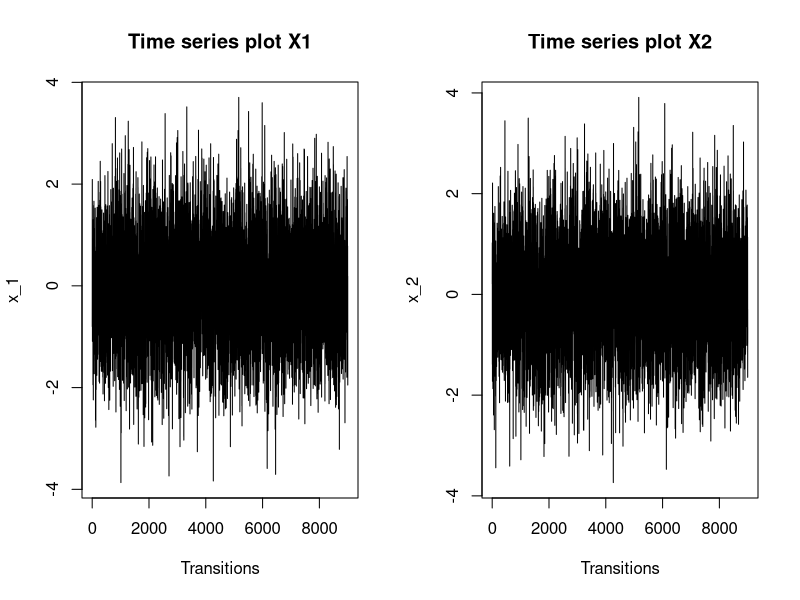
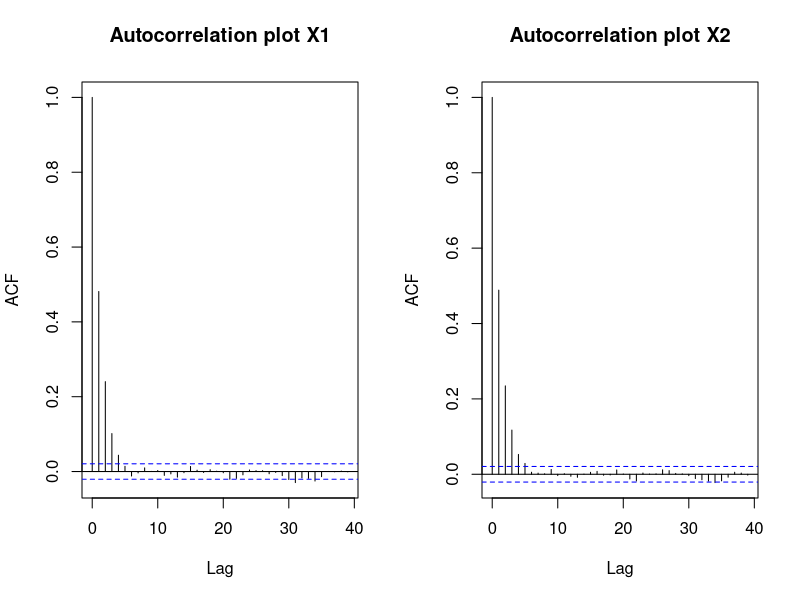
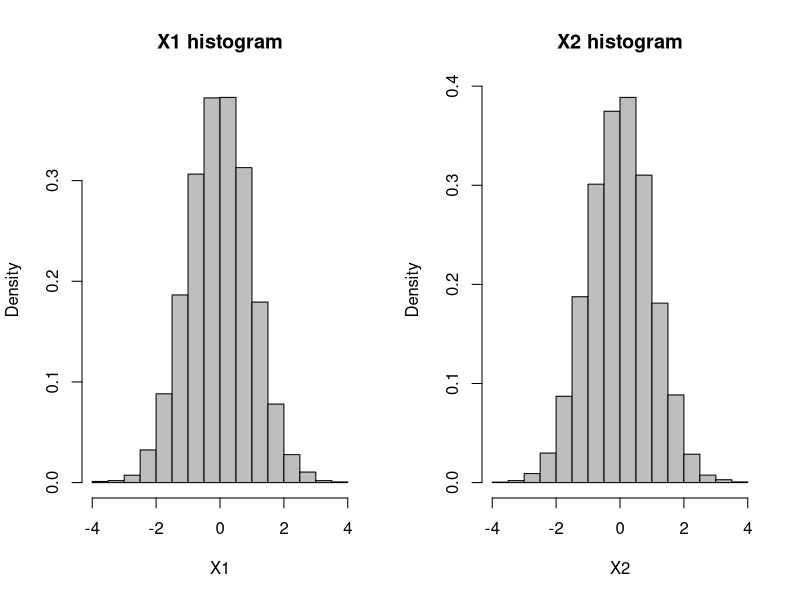

Generate these figures, in order, with R:
# CHAPTER   11 - Gibbs Sampling

# PROGRAM   11.4b - Gibbs Sampling (2D Exponential Example)

# SUMMARY   In this program we use the method of Gibbs Sampling in order to draw
#           a sequence of observations from a bivariate normal distribution with
#           probability density function defined by:
#
#           \mu = (0,0) and \Sigma = 1      \rho
#                                    \rho   1
#
#           The program is structured as follows...
#
#           SECTION 1 - We define a function / macro that will facilitate the 
#           operations of the Gibbs Sampling algorithm.
#
#           SECTION 2 - Running the function produced in the previous section 
#           and analyzing results






# Clear all variables before starting
rm(list = ls())





# SECTION 1 #
#------------------------------------------------------------------------------#
# Defining a function / macro that will facilitate the operations of the
# Gibbs Sampling algorithm. Parameter definitions:

    # n   = number of iterations / samples to take
    # rho = degree of correlation between variables X1 and X2 



# 1.1 - Defining the function
Gibbs_Algorithm <- function(n, rho){

  
  # 1.1a - Create blank output matrix Gibbs_Out with n-rows and 2 columns
  Gibbs_Out <- matrix(NA, nrow = n, ncol = 2)  # (n,2) matrix for output of chain
  
  
  
  # 1.1b - Initialize the chain by taking two values drawn from a standard normal
  # distribution and over-writing first row of the Gibbs_Out matrix.
  initial <- c( rnorm(1), rnorm(1) )
  Gibbs_Out[1,] <- initial

  
  
  # 1.1c - Obtain subsequent elements of the chain
  for (i in 2:n){
    
    # 1.1c1 - Isolate previous state of variable X2 
    old_X2 <- Gibbs_Out[i-1,2]

    # 1.1c2 - Sample a new value of X1 from its conditional distribution given
    # the previous value of X2
    New_X1 <- rnorm(1, mean = rho * old_X2, sd = sqrt(1 - rho^2)   )
    
    # 1.1c3 - Sample a new value of X2 from its conditional distribution given
    # the new value of X1
    New_X2 <- rnorm(1, mean = rho * New_X1, sd = sqrt(1 - rho^2)   )
    
    # 1.1c4 - Append the new values of X1 and X2 into a vector
    New_Vec <- c(New_X1, New_X2)
    
    # 1.1c5 - Overwrite the ith row of the Gibbs_Out matrix
    Gibbs_Out[i,] <- New_Vec
    }

  
  # 1.1d - Return the matrix named Gibbs_Out
  return( list(Gibbs_Out = Gibbs_Out) )
  
}






# SECTION 2 #
#------------------------------------------------------------------------------#
# Running the function produced in the previous section and analyzing results

# 2.1a - Define burn-in and number of elements of the chain to use after the
# burn-in has occurred.
burnin  <- 1000
mcmc    <- 9000


# 2.1b - Running the function
set.seed(12345)
Gibbs_Result <- Gibbs_Algorithm(n = burnin + mcmc, rho = 0.7)



# 2.1c - Refining the elements of the chain produced by the Metropolis-Hastings
# algorithm to just the elements after the burn-in
post_burn <- tail(Gibbs_Result$Gibbs_Out, mcmc)


# 2.1d - Splitting the output matrix into vectors
post_burn_x1 <- post_burn[,1]
post_burn_x2 <- post_burn[,2]


# 2.1e - Creating time series plots
want_elements <- (1):(mcmc)
par(mfrow=c(1,2))

plot(want_elements, post_burn_x1, 
     type = "l", main = "Time series plot X1", xlab = "Transitions", ylab = "x_1")

plot(want_elements, post_burn_x2, 
     type = "l", main = "Time series plot X2", xlab = "Transitions", ylab = "x_2")


# 2.1f - Creating auto-correlation plots
par(mfrow=c(1,2))
acf(post_burn_x1, main = "Autocorrelation plot X1")
acf(post_burn_x2, main = "Autocorrelation plot X2")




# 2.1g - Creating histograms of the (marginal) distributions of X1 and X2
par(mfrow=c(1,2))
hist(post_burn_x1, nclass = 16, col = "grey",
     freq = FALSE, xlab = "X1", main = "X1 histogram")
hist(post_burn_x2, nclass = 16, col = "grey",
     freq = FALSE, xlab = "X2", main = "X2 histogram")
